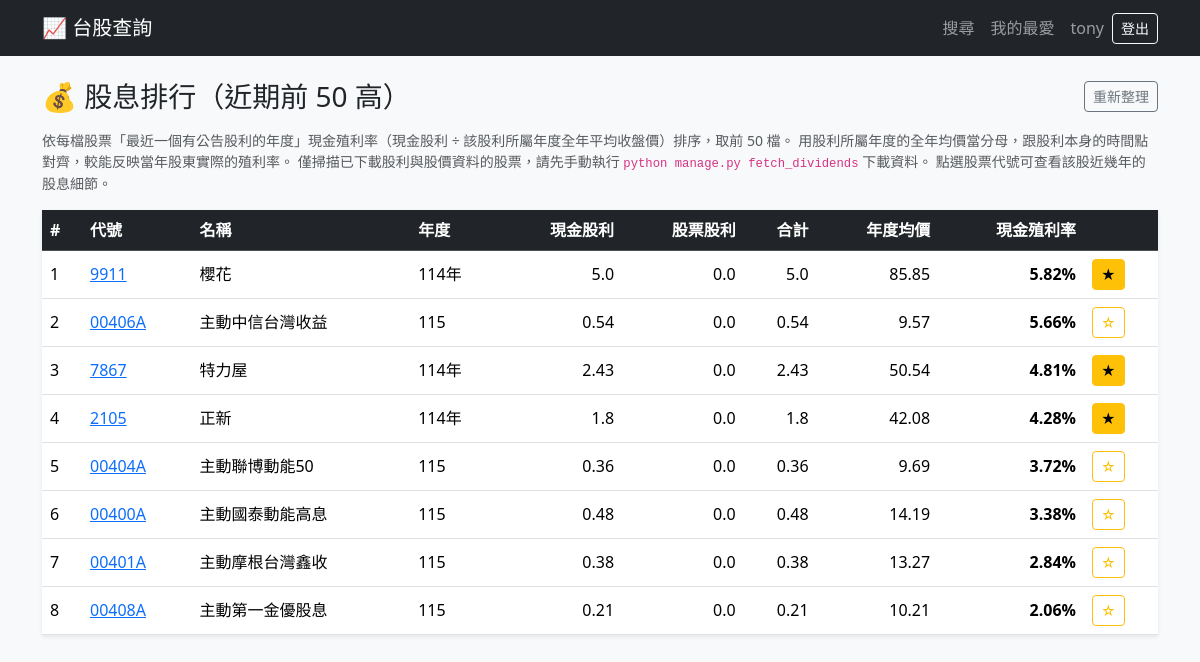
The page /dividends/ (signed in) on the database its author committed.
### stocks/models.py (models this page shows, shortened)
class Stock(models.Model):
    stock_id = models.CharField("代號", max_length=10, primary_key=True)
    name = models.CharField("名稱", max_length=50)
    industry = models.CharField("產業", max_length=50, blank=True)
    market = models.CharField("市場", max_length=10, blank=True)
    last_fetched = models.DateField("最後抓取日", null=True, blank=True)

class Dividend(models.Model):
    stock = models.ForeignKey(Stock, on_delete=models.CASCADE, related_name="dividends")
    year = models.CharField("股利所屬年度", max_length=10)
    date = models.DateField("公告資料日期")
    cash_dividend = models.FloatField("現金股利(元/股)", default=0.0)
    stock_dividend = models.FloatField("股票股利(元/股)", default=0.0)
    cash_ex_dividend_date = models.DateField("除息交易日", null=True, blank=True)
    class Meta:
        ordering = ["-year", "-date"]
        constraints = [models.UniqueConstraint(fields=["stock", "year", "date"], name="uniq_stock_year_date")]

### stocks/views.py (the view)
# urls.py: path("dividends/", views.dividend_ranking, name="dividend_ranking"),
@login_required
def dividend_ranking(request):
    candidates = find_dividend_ranking(limit=50)
    fav_ids = set(request.user.favorites.values_list("stock_id", flat=True))
    return render(request, "stocks/dividends.html", {"candidates": candidates, "fav_ids": fav_ids})

### stocks/finmind.py (called while the page is built)
def _parse_roc_year(year_str):
    m = re.match(r"\d+", year_str or "")
    return int(m.group()) if m else None

### stocks/templates/stocks/dividends.html (shortened to what this page needs)
{% extends "base.html" %}
{% block content %}
<div class="d-flex justify-content-between align-items-center mb-3">
  <h3 class="mb-0">💰 股息排行（近期前 50 高）</h3>
  <a href="{% url 'dividend_ranking' %}" class="btn btn-outline-secondary btn-sm">重新整理</a>
</div>
<small class="text-muted d-block mb-3">
  依每檔股票「最近一個有公告股利的年度」現金殖利率（現金股利 ÷ 該股利所屬年度全年平均收盤價）排序，取前 50 檔。
  用股利所屬年度的全年均價當分母，跟股利本身的時間點對齊，較能反映當年股東實際的殖利率。
  僅掃描已下載股利與股價資料的股票，請先手動執行 <code>python manage.py fetch_dividends</code> 下載資料。
  點選股票代號可查看該股近幾年的股息細節。
</small>
{% if candidates %}
<table class="table table-hover bg-white shadow-sm align-middle">
  <thead class="table-dark">
    <tr>
      <th>#</th><th>代號</th><th>名稱</th><th>年度</th>
      <th class="text-end">現金股利</th><th class="text-end">股票股利</th>
      <th class="text-end">合計</th><th class="text-end">年度均價</th>
      <th class="text-end">現金殖利率</th><th></th>
    </tr>
  </thead>
  <tbody>
  {% for c in candidates %}
    <tr>
      <td>{{ forloop.counter }}</td>
      <td><a href="{% url 'stock_dividends' c.stock.stock_id %}">{{ c.stock.stock_id }}</a></td>
      <td>{{ c.stock.name }}</td>
      <td>{{ c.year }}</td>
      <td class="text-end">{{ c.cash }}</td>
      <td class="text-end">{{ c.stock_div }}</td>
      <td class="text-end">{{ c.total }}</td>
      <td class="text-end">{{ c.avg_close|default:"-" }}</td>
      <td class="text-end"><strong>{% if c.yield_pct %}{{ c.yield_pct }}%{% else %}-{% endif %}</strong></td>
      <td>
        <form method="post" action="{% url 'toggle_favorite' c.stock.stock_id %}">{% csrf_token %}
          {% if c.stock.stock_id in fav_ids %}
            <button class="btn btn-sm btn-warning">★</button>
          {% else %}
            <button class="btn btn-sm btn-outline-warning">☆</button>
          {% endif %}
        </form>
      </td>
    </tr>
  {% endfor %}
  </tbody>
</table>
{% else %}
<div class="alert alert-secondary">目前沒有股息資料（請先手動執行 <code>python manage.py fetch_dividends</code> 下載資料）。</div>
{% endif %}
{% endblock %}

### stocks/templates/base.html (shortened to what this page needs)
{% load static %}<!doctype html>
<html lang="zh-Hant">
<head>
  <link href="https://cdn.jsdelivr.net/npm/bootstrap@5.3.3/dist/css/bootstrap.min.css" rel="stylesheet">
</head>
<body class="bg-light">
<nav class="navbar navbar-expand navbar-dark bg-dark mb-4">
  <div class="container">
    <a class="navbar-brand" href="{% url 'home' %}">📈 台股查詢</a>
    <div class="navbar-nav ms-auto align-items-center">
      {% if user.is_authenticated %}
        <a class="nav-link" href="{% url 'home' %}">搜尋</a>
        <a class="nav-link" href="{% url 'favorites' %}">我的最愛</a>
        <span class="navbar-text mx-2">{{ user.username }}</span>
        <form method="post" action="{% url 'logout' %}" class="d-inline">{% csrf_token %}
          <button class="btn btn-sm btn-outline-light">登出</button>
        </form>
      {% else %}
        <a class="nav-link" href="{% url 'login' %}">登入</a>
        <a class="nav-link" href="{% url 'signup' %}">註冊</a>
      {% endif %}
    </div>
  </div>
</nav>
<main class="container">
  {% block content %}{% endblock %}
</main>
</body>
</html>

### rows shown on the page
Stock: stock.stock_id "9911", stock.name "櫻花", year "114年", cash "5.0", stock_div "0.0", total "5.0", avg_close "85.85", yield_pct "5.82"
Stock: stock.stock_id "00406A", stock.name "主動中信台灣收益", year "115", cash "0.54", stock_div "0.0", total "0.54", avg_close "9.57", yield_pct "5.66"
Stock: stock.stock_id "7867", stock.name "特力屋", year "114年", cash "2.43", stock_div "0.0", total "2.43", avg_close "50.54", yield_pct "4.81"
Stock: stock.stock_id "2105", stock.name "正新", year "114年", cash "1.8", stock_div "0.0", total "1.8", avg_close "42.08", yield_pct "4.28"
Stock: stock.stock_id "00404A", stock.name "主動聯博動能50", year "115", cash "0.36", stock_div "0.0", total "0.36", avg_close "9.69", yield_pct "3.72"
Stock: stock.stock_id "00400A", stock.name "主動國泰動能高息", year "115", cash "0.48", stock_div "0.0", total "0.48", avg_close "14.19", yield_pct "3.38"
Stock: stock.stock_id "00401A", stock.name "主動摩根台灣鑫收", year "115", cash "0.38", stock_div "0.0", total "0.38", avg_close "13.27", yield_pct "2.84"
Stock: stock.stock_id "00408A", stock.name "主動第一金優股息", year "115", cash "0.21", stock_div "0.0", total "0.21", avg_close "10.21", yield_pct "2.06"

### other values the page prints
{{ user.username }} "tony"
